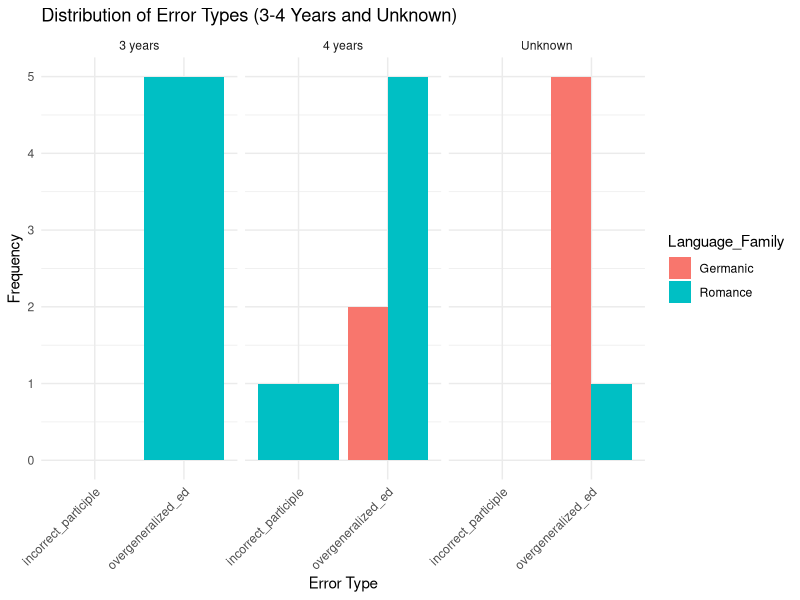
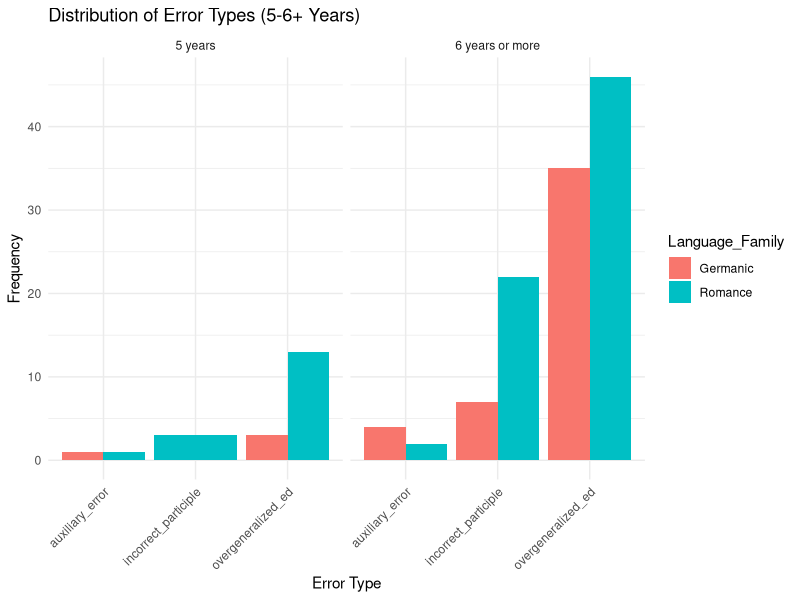

R code for these plots, in order:
# Appendix C: R Code for Comparative Analysis (Romance & Germanic Families)
# Purpose: This script performs a comparative statistical analysis on the ICLE Corpus 
# dataset focusing on Romance and Germanic language families. It provides a 
# systematic analytical framework by evaluating the distribution of errors across 
# different language backgrounds and education durations. Furthermore, it facilitates 
# a detailed visualization of error patterns and examines morphological stability 
# through verb-type analysis and inferential statistics (Chi-Square Test) to identify 
# significant differences between these linguistic groups. The original code remains 
# unchanged to ensure full transparency and reproducibility.

# --- Load necessary libraries ---
library(tidyverse)
library(ggplot2)

# --- Load the dataset ---
df <- read.csv("irregular_verbs_mca_data_romance_germanic.csv", skip = 2, sep = ";")

# --- 1. Comparative Tables ---
cat("--- 4.1.2 Error Distribution by Language Family ---\n")
print(df %>% 
        group_by(Language_Family, Error_Type) %>% 
        summarise(Count = n(), .groups = 'drop') %>% 
        mutate(Percentage = round(Count / sum(Count) * 100, 2)))

cat("\n--- 4.1.2 Error Analysis by Education Duration ---\n")
print(df %>% 
        group_by(Years.of.English.at.School, Error_Type) %>% 
        summarise(Count = n(), .groups = 'drop'))

# --- 2. Visualization: Group 1 (3-4 years + Unknown) ---
df_group1 <- df %>% 
  filter(Years.of.English.at.School %in% c("3 years", "4 years", "Unknown"))

ggplot(df_group1, aes(x = Error_Type, fill = Language_Family)) +
  geom_bar(position = "dodge") +
  facet_wrap(~Years.of.English.at.School) +
  theme_minimal() +
  labs(title = "Distribution of Error Types (3-4 Years and Unknown)", 
       x = "Error Type", y = "Frequency") +
  theme(axis.text.x = element_text(angle = 45, hjust = 1))

# --- 3. Visualization: Group 2 (5-6+ years) ---
df_group2 <- df %>% 
  filter(Years.of.English.at.School %in% c("5 years", "6 years or more"))

ggplot(df_group2, aes(x = Error_Type, fill = Language_Family)) +
  geom_bar(position = "dodge") +
  facet_wrap(~Years.of.English.at.School) +
  theme_minimal() +
  labs(title = "Distribution of Error Types (5-6+ Years)", 
       x = "Error Type", y = "Frequency") +
  theme(axis.text.x = element_text(angle = 45, hjust = 1))

# --- 4. In-depth Verb Type Analysis ---
cat("\n--- 4.1.2 Verb Type Analysis by Language Family ---\n")
print(df %>% 
        group_by(Language_Family, Irregular.Verb.Type) %>% 
        summarise(Count = n(), .groups = 'drop'))

# --- 5. Statistical Analysis ---
cat("\n--- 4.1.2 Chi-Square Test Result ---\n")
contingency_table <- table(df$Language_Family, df$Error_Type)
print(chisq.test(contingency_table))
